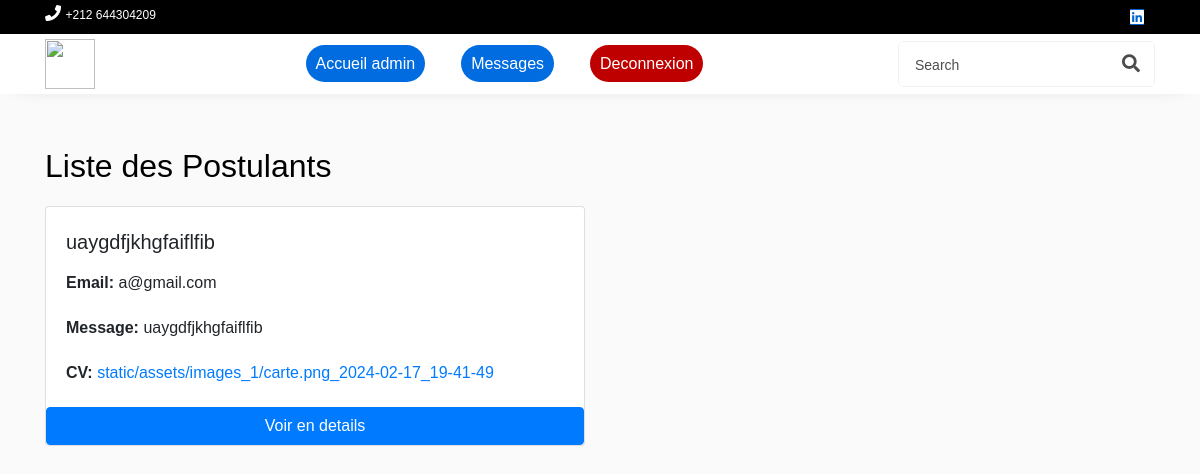
The app's page /candidats/2 (signed in) with its own data.
### Main/models/models.py (models this page shows)
class Postul(db.Model):
    id = db.Column(db.Integer, primary_key=True)
    titre = db.Column(db.String(100))
    name = db.Column(db.String(100))
    email = db.Column(db.String(100))
    message = db.Column(db.Text)
    cv = db.Column(db.String(255))
    post_id = db.Column(db.Integer, db.ForeignKey('offre.id'))
    date=db.Column(db.DateTime, default=datetime.now)

### Main/routes/admin.py (the view)
@app.route('/candidats/<int:id>')
def candidat(id):
    postuls = Postul.query.filter_by(post_id=id).all()
    return render_template('candidat.html', postuls=postuls)

### Main/templates/candidat.html (shortened to what this page needs)
<!DOCTYPE html>
<html lang="en">
<head>
    <link rel="stylesheet" href="https://stackpath.bootstrapcdn.com/bootstrap/4.5.2/css/bootstrap.min.css">
</head>
<body>
    {% with currentPage='' %}
    {% include 'navbar_admin.html' %}
    {% endwith %}
    <div class="container mt-5">
        <h2>Liste des Postulants</h2>
        <div class="row mt-3">
            {% for postul in postuls %}
            <div class="col-md-6">
                <div class="card mb-3">
                    <div class="card-body">
                        <h5 class="card-title">{{ postul.name }}</h5>
                        <p class="card-text"><strong>Email:</strong> {{ postul.email }}</p>
                        <p class="card-text"><strong>Message:</strong>
                            {% if postul.message|length > 20 %}
                                {{ postul.message[:20] }}...
                            {% else %}
                                {{ postul.message }}
                            {% endif %}
                        </p>
                        <p class="card-text"><strong>CV:</strong> <a href="../{{ postul.cv }}" download>{{ postul.cv }}</a></p>
                    </div>
                    <a class="btn btn-primary" href="/voir_candidats/{{postul.id}}" >Voir en details</a>
                </div>
            </div>
            {% endfor %}
        </div>
    </div>
</body>
</html>

### records on screen
Postul: name "uaygdfjkhgfaiflfib", email "a@gmail.com", message "uaygdfjkhgfaiflfib", cv "static/assets/images_1/carte.png_2024-02-17_19-41-49"
